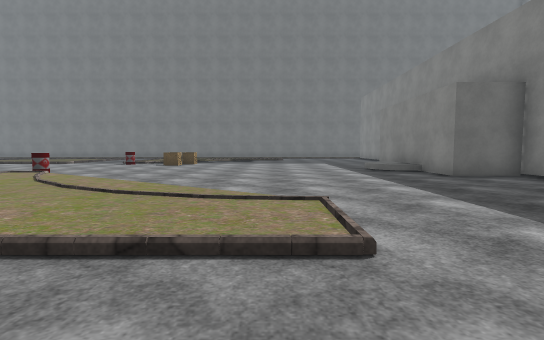
view 1 (above)

22 first-person views from a walk through a Unity game level. The camera is 1.2 m above the floor, tilts 4° down and sees 85° across. The floor is counted in squares, 1.89 m on a side. Each view is taken from the middle of a square. On the plan, view 1 faces up. The plan holds only what a view shows up to about 9 squares ahead; the rest is blank. The place goes on beyond the plan. The player is left out. Some surface patterns are stand-ins.

view 2
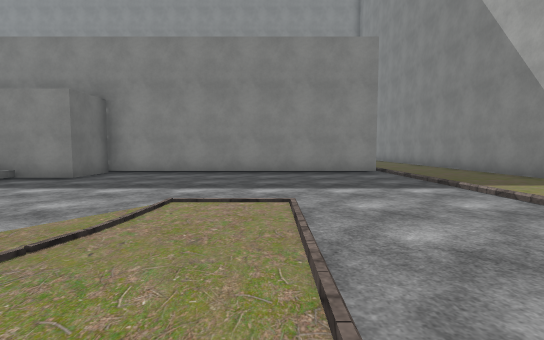

view 3
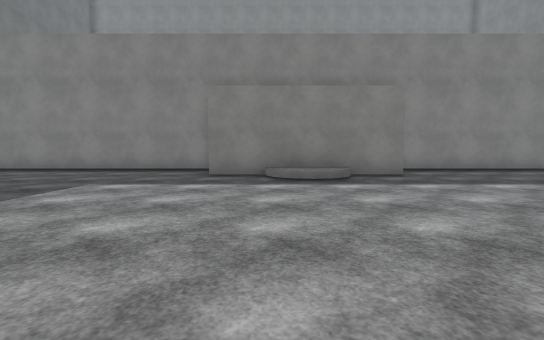

view 4
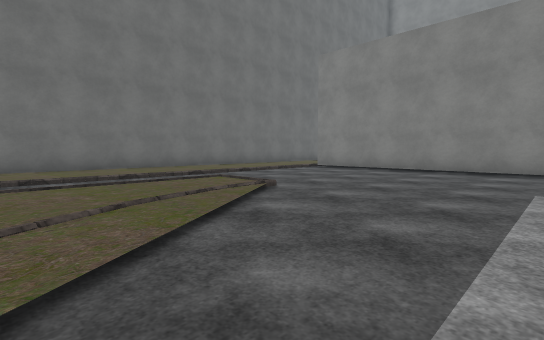

view 5
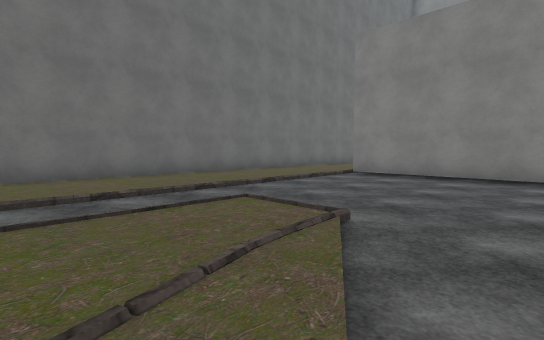

view 6
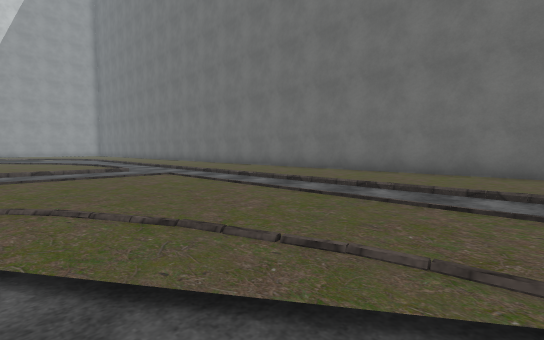

view 7
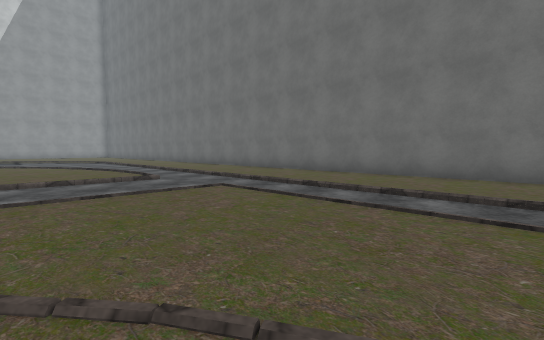

view 8
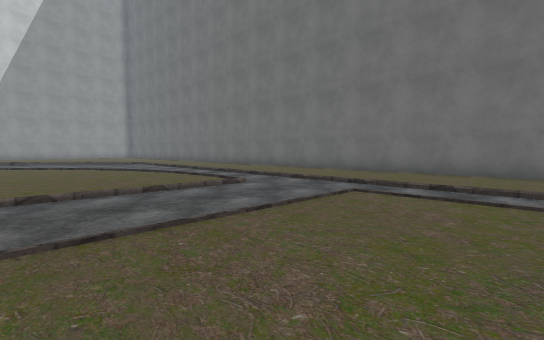

view 9
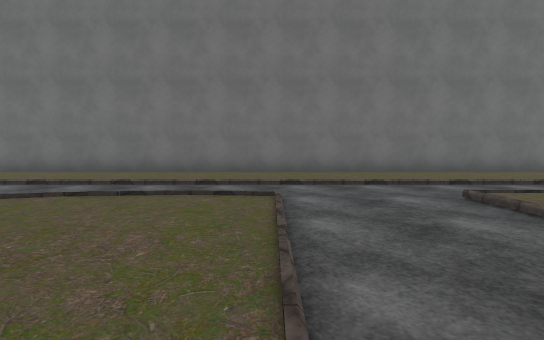

view 10
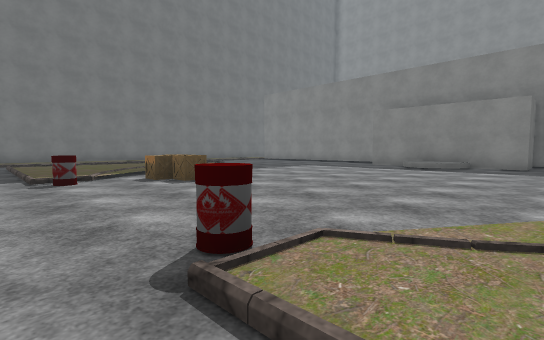

view 11
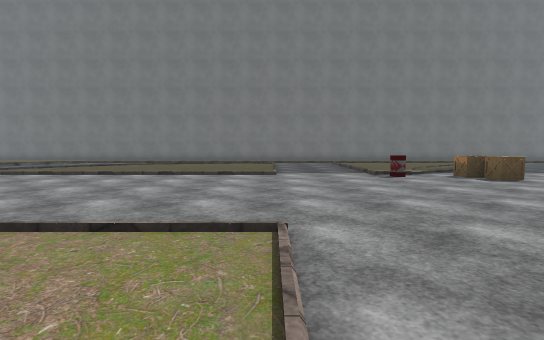

view 12
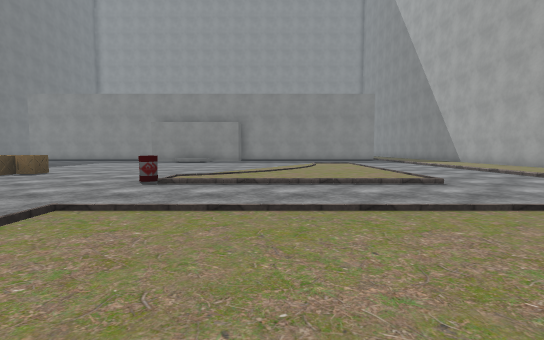

view 13
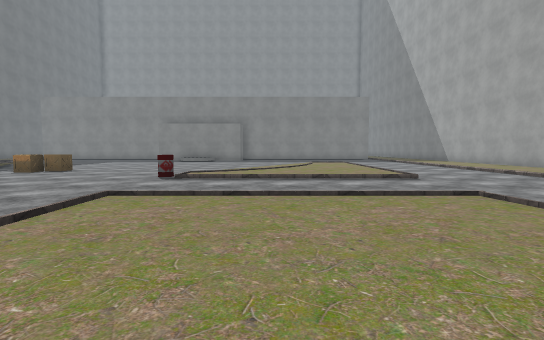

view 14
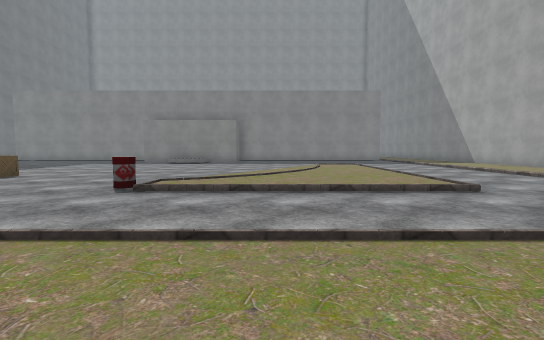

view 15
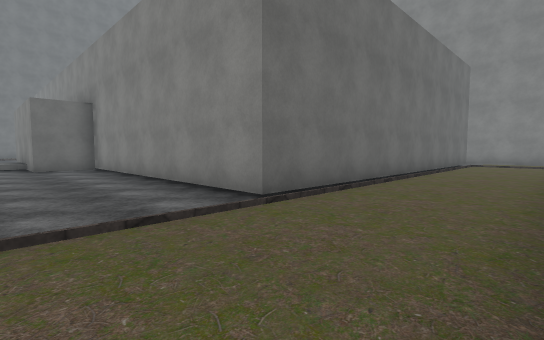

view 16
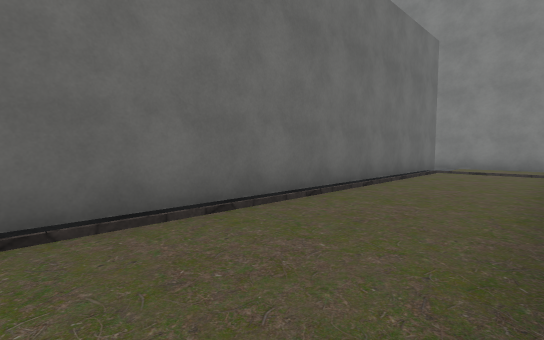

view 17
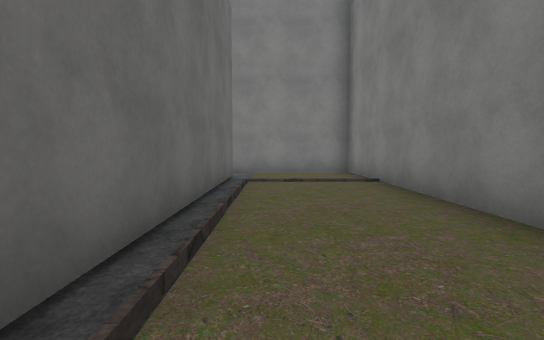

view 18
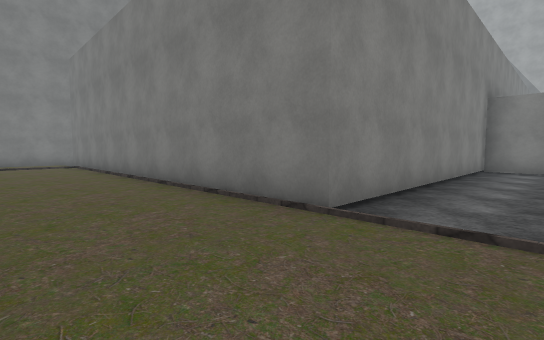

view 19
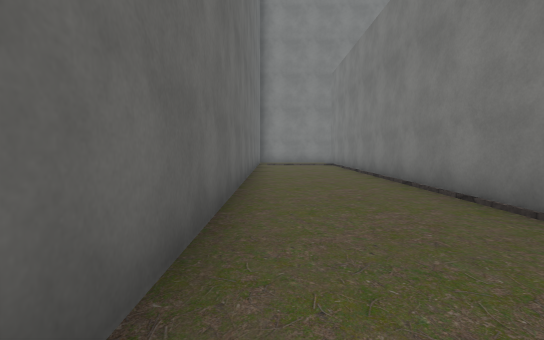

view 20
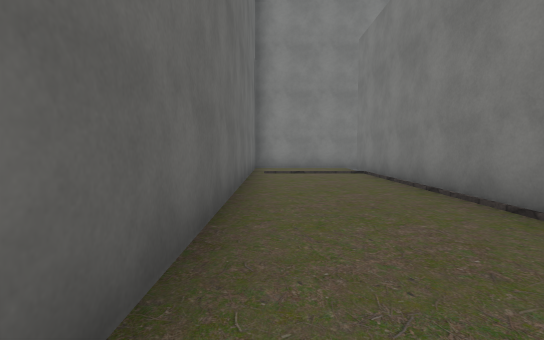

view 21
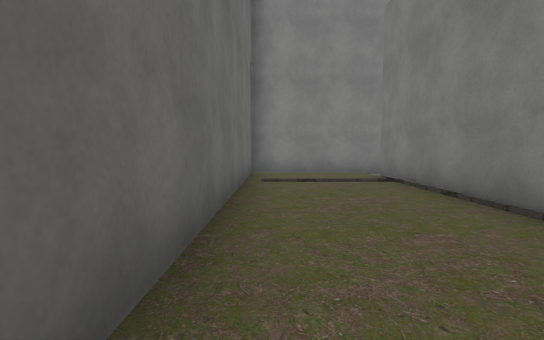

view 22
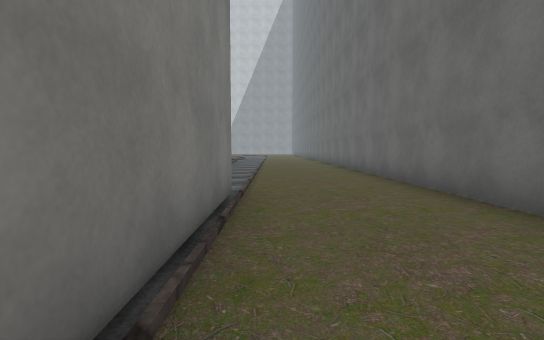

### Floor plan
Key: @ floor where view 1 was taken; # wall or solid block; . main floor; : floor 0.25 m higher than the main floor; + floor 0.5 m higher than the main floor; / step, stairs or slope; = window, fence, low wall or low ledge; B box.
Columns run from 14 left of view 1 to 18 right of it. Each row starts with its distance up from view 1.
 23 #################################
 22 ................................#
 21 ................................#
 20 ............................... #
 19 ....................############
 18   ..//..///////.....#
 17  ..../..:::::::.....#
 16 ...../..::::///.....#
 15 ...../..::///.......#
 14 ...../..:///........#
 13 ...../..:/B.........#
 12 ........=.B.........#
 11 ...................##
 10 .................//#
  9  ................/+#
  8   ................/#
  7    ../..=/.........##
  6   .../..://.........#
  5  ..../..::/:/.......#
  4   .../..::::://.....#
  3    ../..:::::/:.....#
  2     :/..:::::::.....#
  1      ...............#
  0       ........@.....#
 -1        ...... ......#############
 -2          ...   .................#
 -3           ..    ................#
 -4                  ............####

Where each view was taken, in squares from view 1:
view 1: 0 up, 0 right, facing up
view 2: 2 up, 3 left, facing right
view 3: 10 up, 3 left, facing right
view 4: 13 up, 3 left, facing up-right
view 5: 15 up, 2 left, facing up-right
view 6: 15 up, 0 right, facing up-left
view 7: 15 up, 2 left, facing up-left
view 8: 14 up, 4 left, facing up-left
view 9: 14 up, 9 left, facing up
view 10: 6 up, 7 left, facing up-right
view 11: 5 up, 9 left, facing up
view 12: 5 up, 12 left, facing right
view 13: 5 up, 13 left, facing right
view 14: 5 up, 11 left, facing right
view 15: 4 down, 3 right, facing up-right
view 16: 4 down, 7 right, facing up-right
view 17: 2 down, 10 right, facing right
view 18: 22 up, 4 right, facing down-right
view 19: 22 up, 4 right, facing right
view 20: 22 up, 8 right, facing right
view 21: 22 up, 10 right, facing right
view 22: 20 up, 10 right, facing left
